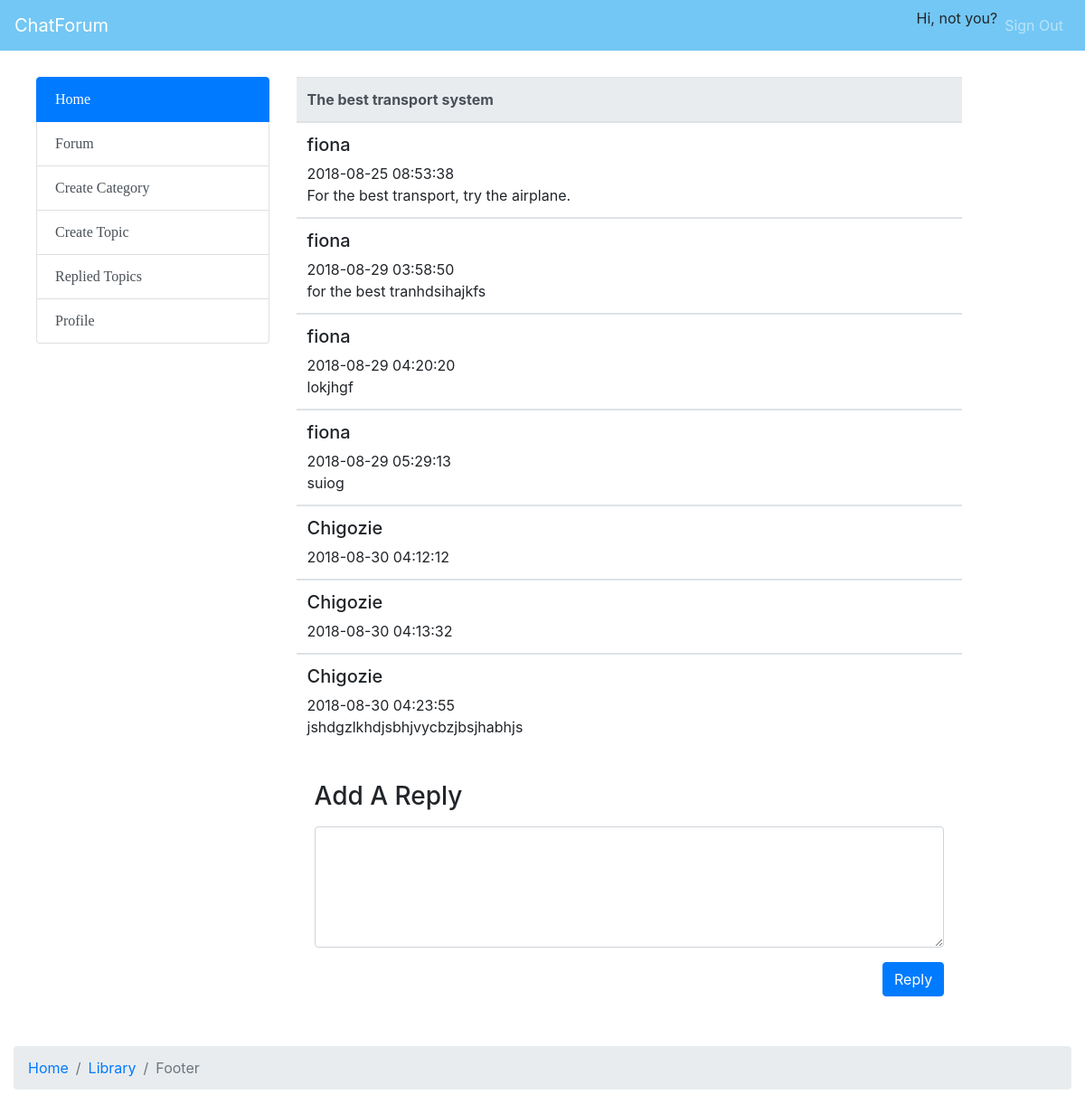
Page /topic.php?id=7 on the committed database.
### tables this page shows
CREATE TABLE `topics` (
  `topic_id` int(8) NOT NULL,
  `topic_subject` varchar(255) NOT NULL,
  `topic_date` datetime NOT NULL,
  `topic_cat` int(8) NOT NULL,
  `topic_by` int(8) NOT NULL
);

CREATE TABLE `posts` (
  `post_id` int(8) NOT NULL,
  `post_content` text NOT NULL,
  `post_date` datetime NOT NULL,
  `post_topic` int(8) NOT NULL,
  `post_by` int(8) NOT NULL
);

CREATE TABLE `users` (
  `user_id` int(8) NOT NULL,
  `user_name` varchar(30) NOT NULL,
  `user_pass` varchar(255) NOT NULL,
  `user_email` varchar(255) NOT NULL,
  `user_date` datetime NOT NULL,
  `user_level` int(8) NOT NULL
);

### topic.php (the view, shortened to what this page needs)
<?php
include 'indexheader.php';
include 'connect.php';
$sql = "SELECT topic_id,
            topic_subject
        FROM
            topics
        WHERE
            topics.topic_id = " . mysql_real_escape_string($_GET['id']);
$result = mysqli_query($link,$sql);
if(!$result)
{
    echo 'The category could not be displayed, please try again later.';
}
else
{
    if(mysqli_num_rows($result) == 0)
    {
        echo 'This category does not exist.';
    }
    else
    {
        while($row = mysqli_fetch_assoc($result))
        {
            echo '<div class="tab-content" id="nav-tabContent">
                    <table class="table">
                    <thead class="thead-light">
                        <tr>
                        <th scope="col">'. $row['topic_subject']. '</th>
                        </tr>
                        </thead>
                        <tbody>';
        }
        $sql = "SELECT posts.post_topic,
                posts.post_content,
                posts.post_date,
                posts.post_by,
                users.user_id,
                users.user_name
                FROM
                    posts
                LEFT JOIN
                        users
                ON
                        posts.post_by = users.user_id
                WHERE
                        posts.post_topic = " . mysql_real_escape_string($_GET['id']);
        $result = mysqli_query($link, $sql);
        if(!$result)
        {
            echo 'The topics could not be displayed, please try again later.';
        }
        else
        {
            if(mysqli_num_rows($result) == 0)
            {
                echo 'There are no topics in this category yet.';
            }
            else
            {
                while($row = mysqli_fetch_assoc($result))
                {
                echo'<tr>';
                echo'<td>';
                echo '<h5>' . $row['user_name'] . '</h5>' . $row['post_date'];
                echo '<br>' . $row['post_content'] . '';
                echo '</td>';
                echo '</tr>
                </tbody>';
                }
                echo '</table>';
            }
        }
    }
}
 $sql = "SELECT posts.post_topic,
 posts.post_content,
 posts.post_date,
 posts.post_by,
 users.user_id,
 users.user_name
 FROM
     posts
 LEFT JOIN
         users
 ON
         posts.post_by = users.user_id
 WHERE
         posts.post_topic = " . mysql_real_escape_string($_GET['id']);
$result = mysqli_query($link, $sql);
$row =  mysqli_fetch_assoc($result);
echo'
<form method="post" action="reply.php?id='. $row['post_topic'] . '">
        <div class="form-group">
        <label><h3>Add A Reply</h3></label>
        <textarea name="reply-content" class="form-control" rows="5" ></textarea>
        </div>
        <button type="submit" class="btn btn-primary" style="float: right">Reply</button>
</form>';
include 'indexfooter.php';
?>

### indexheader.php (shortened to what this page needs)
<!DOCTYPE html>
<html>
<head>
    <link rel="stylesheet" type="text/css" media="screen" href="main.css" />
    <link rel="stylesheet" href="bootstrap.min.css">
</head>
<body style="background-image:url(img/wowow.jpg); background-repeat: no-repeat;background-size: 100%;">
        <nav class="navbar navbar-expand-lg navbar-dark fixed-top" style="background-color: rgba(69, 181, 241, 0.753);bag">
                <a class="navbar-brand" href="index.php">ChatForum</a>
                <div class="collapse navbar-collapse" id="navbarSupportedContent">
                  <ul class="navbar-nav ml-auto">
                   <li class="nav-item">
                            Hi,<b><?php echo htmlspecialchars($_SESSION['user_name']); ?></b> not you?
                    </li>
                    <li class="nav-item">
                      <a class="nav-link" href="signout.php">Sign Out</a>
                    </li>
                  </ul>
                </div>
              </nav>
              <div class="container-fluid" >
                    <div class="row" id="body">
                        <div class="col-3" id="menu">
                            <div class="list-group" id="list-tab" role="tablist">
                              <a class="list-group-item list-group-item-action active" id="list-home-list" data-toggle="list" href="index.php" role="tab" aria-controls="home">Home</a>
                              <a class="list-group-item list-group-item-action false" id="list-profile-list" data-toggle="list" href="forum.php" role="tab" aria-controls="profile">Forum</a>
                              <a class="list-group-item list-group-item-action" id="list-messages-list" data-toggle="list" href="create_cat.php" role="tab" aria-controls="messages">Create Category</a>
                              <a class="list-group-item list-group-item-action" id="list-settings-list" data-toggle="list" href="create_topic.php" role="tab" aria-controls="settings">Create Topic</a>
                              <a class="list-group-item list-group-item-action" id="list-settings-list" data-toggle="list" href="create_topic.php" role="tab" aria-controls="settings">Replied Topics</a>
                              <a class="list-group-item list-group-item-action" id="list-profile-list" data-toggle="list" href="forum.php" role="tab" aria-controls="profile">Profile</a>
                            </div>
                          </div>
                          <div class="col-8">
                            <div class="tab-content" id="nav-tabContent">

### indexfooter.php
</div>
                          </div>
                    </div>
                    </div>
                    <div id="footer">
                        <nav aria-label="breadcrumb">
                          <ol class="breadcrumb">
                            <li class="breadcrumb-item"><a href="createtopic.php">Home</a></li>
                            <li class="breadcrumb-item"><a href="#">Library</a></li>
                            <li class="breadcrumb-item active" aria-current="page">Footer</li>
                          </ol>
                        </nav>
                    </div>
                </div>
            </body>
            </html>

### main.css (style rules this page uses)
form { padding: 20px; }
#body { padding: 5px; margin: 5px; border: 1px solid clear; margin-top: 80px; margin-bottom: 50px; }
#menu { font-family: Stencil; }

### rows in the picture
topics: topic_subject "The best transport system"
posts: post_by.user_name "fiona", post_date "2018-08-25 08:53:38", post_content "For the best transport, try the airplane."
posts: post_by.user_name "fiona", post_date "2018-08-29 03:58:50", post_content "for the best tranhdsihajkfs"
posts: post_by.user_name "fiona", post_date "2018-08-29 04:20:20", post_content "lokjhgf"
posts: post_by.user_name "fiona", post_date "2018-08-29 05:29:13", post_content "suiog"
posts: post_by.user_name "Chigozie", post_date "2018-08-30 04:12:12"
posts: post_by.user_name "Chigozie", post_date "2018-08-30 04:13:32"
posts: post_by.user_name "Chigozie", post_date "2018-08-30 04:23:55", post_content "jshdgzlkhdjsbhjvycbzjbsjhabhjs"
